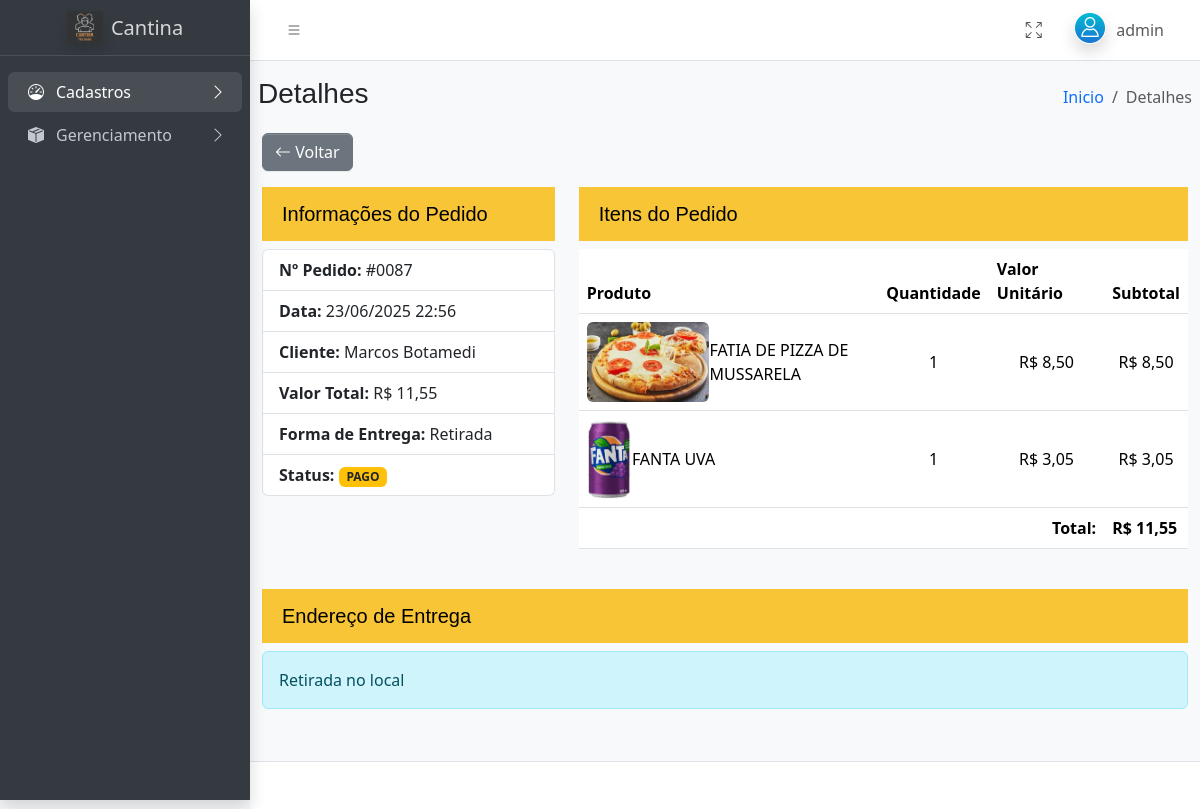
Screenshot of /admin/admin.php?pg=Detalhes&id=87 (signed in) with the database file from the repository.
### tables this page shows
CREATE TABLE IF NOT EXISTS `tb_pedidos` (
  `id` int(11) NOT NULL AUTO_INCREMENT,
  `id_cliente` int(11) DEFAULT NULL,
  `id_endereco` int(11) DEFAULT NULL,
  `emissao` datetime NOT NULL,
  `valor_total` decimal(10,2) NOT NULL DEFAULT 0.00,
  `tipo_entrega` varchar(20) NOT NULL,
  `tipo_pedido` enum('PDV','WEB') NOT NULL DEFAULT 'WEB',
  `metodo_pagamento` enum('DINHEIRO','CARTAO','PIX','ONLINE') NOT NULL DEFAULT 'ONLINE',
  `status_pagamento` varchar(50) NOT NULL DEFAULT 'AGUARDANDO',
  PRIMARY KEY (`id`),
  KEY `id_cliente` (`id_cliente`),
  KEY `id_endereco` (`id_endereco`)
);

CREATE TABLE IF NOT EXISTS `tb_clientes` (
  `id` int(11) NOT NULL AUTO_INCREMENT,
  `nome` varchar(100) NOT NULL,
  `cnpj_cpf` varchar(20) NOT NULL,
  `email` varchar(200) NOT NULL,
  `telefone` varchar(20) NOT NULL,
  `senha` varchar(32) NOT NULL,
  PRIMARY KEY (`id`),
  UNIQUE KEY `cnpj_cpf` (`cnpj_cpf`),
  UNIQUE KEY `telefone` (`telefone`)
);

CREATE TABLE IF NOT EXISTS `tb_pedidos_itens` (
  `id` int(11) NOT NULL AUTO_INCREMENT,
  `id_pedidos` int(11) NOT NULL,
  `id_produtos` int(11) NOT NULL,
  `qtd` int(11) NOT NULL,
  `valor_untiario` decimal(10,2) NOT NULL DEFAULT 0.00,
  PRIMARY KEY (`id`),
  KEY `id_pedidos` (`id_pedidos`),
  KEY `id_produtos` (`id_produtos`)
);

CREATE TABLE IF NOT EXISTS `tb_produtos` (
  `id` int(11) NOT NULL AUTO_INCREMENT,
  `id_subcategoria` int(11) NOT NULL,
  `descricao` varchar(100) NOT NULL,
  `valor` decimal(10,2) NOT NULL DEFAULT 0.00,
  `estoque` int(11) NOT NULL,
  PRIMARY KEY (`id`),
  UNIQUE KEY `descricao` (`descricao`),
  KEY `id_subcategoria` (`id_subcategoria`)
);

### admin/gerenciamento/detalhes_pedidos_admin.php (the view, shortened to what this page needs)
<?php
include("../includes/conexao.php");
$id_pedido = mysqli_real_escape_string($conexao, $_GET['id']);
$verifica_pedido = mysqli_query($conexao, "SELECT id, id_cliente FROM tb_pedidos WHERE id = '$id_pedido'");
$dados = mysqli_fetch_assoc($verifica_pedido);
if (!$dados['id_cliente'] == null) {
    $query_pedido = "SELECT
                    cli.nome, p.*,
                    e.endereco, e.numero, e.descricao,
                    e.bairro, e.cep,
                    c.nome_cidade, c.sigla_estado
                 FROM
                    tb_clientes cli
                 LEFT JOIN
                    tb_pedidos p on p.id_cliente = cli.id
                 LEFT JOIN
                    tb_cliente_endereco e ON p.id_endereco = e.id
                 LEFT JOIN
                    tb_cidades c ON e.id_cidade = c.codigo_cidade
                 WHERE
                    p.id = '$id_pedido'";
} else {
    $query_pedido = "SELECT  p.*, e.endereco, e.numero, e.descricao, e.bairro, e.cep, c.nome_cidade, c.sigla_estado
    FROM tb_pedidos p  LEFT JOIN tb_cliente_endereco e ON p.id_endereco = e.id LEFT JOIN tb_cidades c ON e.id_cidade = c.codigo_cidade where tipo_pedido ='PDV' and p.id = '$id_pedido'";
}
$resultado_pedido = mysqli_query($conexao, $query_pedido);
$pedido = mysqli_fetch_assoc($resultado_pedido);
$query_itens = "SELECT
                    pi.*,
                    pr.descricao, pr.id
                FROM
                    tb_pedidos_itens pi
                JOIN
                    tb_produtos pr ON pi.id_produtos = pr.id
                WHERE
                    pi.id_pedidos = '$id_pedido'";
$resultado_itens = mysqli_query($conexao, $query_itens);
$itens = [];
while ($row = mysqli_fetch_assoc($resultado_itens)) {
    $itens[] = $row;
}
?>
<div class="container">
    <div class="mb-3">
        <button onclick="history.back()" class="btn btn-secondary">
            <i class="bi bi-arrow-left"></i> Voltar
        </button>
    </div>
    <div class="row mb-4">
        <div class="col-md-4">
            <h5>Informações do Pedido</h5>
            <ul class="list-group">
                <li class="list-group-item">
                    <strong>Nº Pedido:</strong> #<?= str_pad($pedido['id'], 4, '0', STR_PAD_LEFT) ?>
                </li>
                <li class="list-group-item">
                    <strong>Data:</strong> <?= date('d/m/Y H:i', strtotime($pedido['emissao'])) ?>
                </li>
                <li class="list-group-item">
                    <strong>Cliente:</strong> <?= $pedido['nome'] ?? 'PDV' ?>
                </li>
                <li class="list-group-item">
                    <strong>Valor Total:</strong> R$ <?= number_format($pedido['valor_total'], 2, ',', '.') ?>
                </li>
                <li class="list-group-item">
                    <strong>Forma de Entrega:</strong> <?= ucfirst($pedido['tipo_entrega']) ?>
                </li>
                <li class="list-group-item">
                    <strong>Status:</strong>
                    <span class="badge bg-warning text-dark"></strong> <?= ucfirst($pedido['status_pagamento']) ?></span>
                </li>
            </ul>
        </div>
        <div class="col-md-8">
            <h5>Itens do Pedido</h5>
            <div class="table-responsive">
                <table class="table">
                    <thead>
                        <tr>
                            <th>Produto</th>
                            <th>Quantidade</th>
                            <th>Valor Unitário</th>
                            <th>Subtotal</th>
                        </tr>
                    </thead>
                    <tbody>
                        <?php
                        foreach ($itens as $item):
                            $foto = '../assets/fotos/' . $item['id'] . '.png';
                        ?>
                            <tr>
                                <td>
                                    <div class="d-flex align-items-center">
                                        <div class="d-flex align-items-center">
                                            <img src="<?= $foto ?>" alt="<?= htmlspecialchars($item['descricao']) ?>" class="img-product rounded" style="max-width: 100%; max-height: 80px; object-fit: cover;" onerror="this.src='../assets/img/no-image.png';">
                                            <span><?= htmlspecialchars($item['descricao']) ?></span>
                                        </div>
                                </td>
                                <td class="text-center align-middle"><?= $item['qtd'] ?></td>
                                <td class="text-center align-middle">R$ <?= number_format($item['valor_untiario'], 2, ',', '.') ?></td>
                                <td class="text-center align-middle">R$ <?= number_format($item['qtd'] * $item['valor_untiario'], 2, ',', '.') ?></td>
                            </tr>
                        <?php endforeach;
                        ?>
                    </tbody>
                    <tfoot>
                        <tr>
                            <td colspan="3" class="text-end"><strong>Total:</strong></td>
                            <td><strong>R$ <?= number_format($pedido['valor_total'], 2, ',', '.') ?></strong></td>
                        </tr>
                    </tfoot>
                </table>
            </div>
        </div>
    </div>
    <div class="row mb-4">
        <div class="col-12">
            <h5>Endereço de Entrega</h5>
            <?php if ($pedido['tipo_entrega'] == 'entrega' && !empty($pedido['endereco'])): ?>
                <address class="list-group">
                    <div class="list-group-item">
                        <?= $pedido['endereco'] ?>, <?= $pedido['numero'] ?>
                        <?= !empty($pedido['complemento']) ? ' - ' . $pedido['complemento'] : '' ?>
                    </div>
                    <div class="list-group-item"><?= $pedido['bairro'] ?></div>
                    <div class="list-group-item">
                        <?= $pedido['nome_cidade'] ?>/<?= $pedido['sigla_estado'] ?>
                    </div>
                    <div class="list-group-item">CEP: <?= $pedido['cep'] ?></div>
                </address>
            <?php else: ?>
                <div class="alert alert-info">Retirada no local</div>
            <?php endif; ?>
        </div>
    </div>
</div>
<?php
$output = ob_get_clean();
echo $output;
?>

### admin/gerenciamento/detalhes_pedidos_admin.php (style rules this page uses)
h5 { background-color: #f8c537; color: #000; padding: 15px 20px; }

### rows the page displays
tb_pedidos: id "0087", emissao "23/06/2025 22:56", id_cliente.nome "Marcos Botamedi", valor_total "11,55", tipo_entrega "Retirada", status_pagamento "PAGO"
tb_pedidos_itens: shows a picture, id_produtos.descricao "FATIA DE PIZZA DE MUSSARELA", qtd "1", valor_untiario "8,50", $item['qtd'] * $item['valor_untiario'] "8,50"
tb_pedidos_itens: shows a picture, id_produtos.descricao "FANTA UVA", qtd "1", valor_untiario "3,05", $item['qtd'] * $item['valor_untiario'] "3,05"

### other values shown
$_SESSION['usuario']['nome'] "admin"
$paginaAtual "Detalhes"
